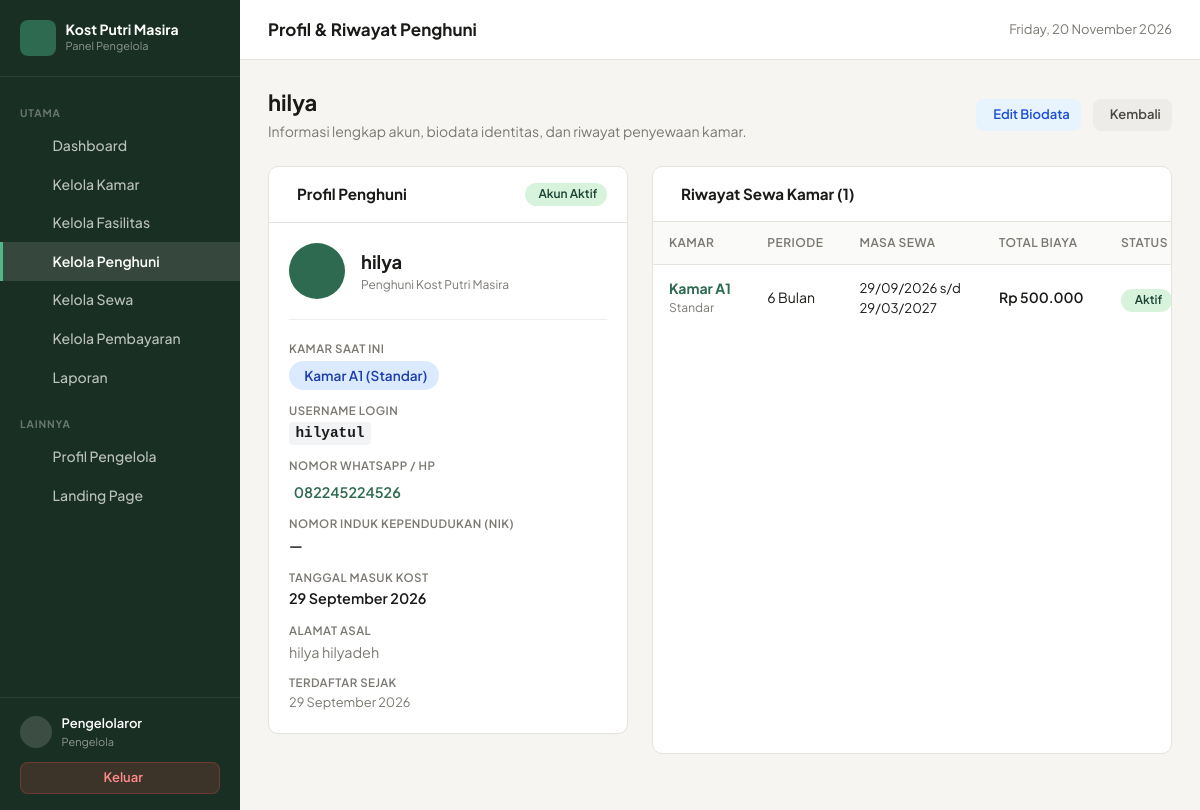
Screenshot of /admin/penghuni/detail.php?id=5 (signed in) with the database file from the repository.
### tables this page shows
CREATE TABLE `penghuni` (
  `id_penghuni` int NOT NULL,
  `id_user` int NOT NULL,
  `nik` varchar(20) DEFAULT NULL,
  `no_hp` varchar(20) DEFAULT NULL,
  `alamat` text,
  `tanggal_masuk` date DEFAULT NULL,
  `status` enum('aktif','nonaktif') DEFAULT 'aktif'
);

CREATE TABLE `users` (
  `id_user` int NOT NULL,
  `nama` varchar(100) NOT NULL,
  `username` varchar(50) NOT NULL,
  `password` varchar(255) NOT NULL,
  `role` enum('pengelola','penghuni') NOT NULL,
  `created_at` timestamp NULL DEFAULT CURRENT_TIMESTAMP
);

CREATE TABLE `sewa` (
  `id_sewa` int NOT NULL,
  `id_penghuni` int NOT NULL,
  `id_kamar` int NOT NULL,
  `tanggal_mulai` date NOT NULL,
  `tanggal_selesai` date DEFAULT NULL,
  `periode` varchar(50) DEFAULT NULL,
  `total_sewa` decimal(12,2) NOT NULL,
  `status` enum('aktif','selesai') DEFAULT 'aktif'
);

CREATE TABLE `kamar` (
  `id_kamar` int NOT NULL,
  `nomor_kamar` varchar(20) NOT NULL,
  `tipe_kamar` varchar(50) DEFAULT NULL,
  `kapasitas` int NOT NULL DEFAULT '1',
  `harga` decimal(12,2) NOT NULL,
  `status` enum('kosong','terisi','penuh') NOT NULL DEFAULT 'kosong',
  `keterangan` text,
  `created_at` timestamp NULL DEFAULT CURRENT_TIMESTAMP
);

### includes/auth_check.php (called while the page is built, shortened)
<?php
function isLoggedIn(): bool {
    return isset($_SESSION['user_id']) && !empty($_SESSION['user_id']);
}
function currentUser(): ?array {
    return [
        'id_user'     => $_SESSION['user_id'] ?? null,
        'nama'        => $_SESSION['nama'] ?? '',
        'username'    => $_SESSION['username'] ?? '',
        'role'        => $_SESSION['role'] ?? '',
        'id_penghuni' => $_SESSION['id_penghuni'] ?? null,
    ];
}

### includes/functions.php (called while the page is built, shortened)
<?php
function e(?string $string): string {
    return htmlspecialchars((string)$string, ENT_QUOTES, 'UTF-8');
}
function formatRupiah(float|int|string $angka, bool $denganSimbol = true): string {
    $nominal = (float) $angka;
    $hasil = number_format($nominal, 0, ',', '.');
    return $denganSimbol ? 'Rp ' . $hasil : $hasil;
}
function formatTanggal(?string $tanggal, string $format = 'panjang'): string {
    $timestamp = strtotime($tanggal);
    if ($format === 'pendek') {
        return date('d/m/Y', $timestamp);
    }
    $bulanIndo = [
        1 => 'Januari', 'Februari', 'Maret', 'April', 'Mei', 'Juni',
        'Juli', 'Agustus', 'September', 'Oktober', 'November', 'Desember'
    ];
    $hari = date('d', $timestamp);
    $bulan = $bulanIndo[(int)date('m', $timestamp)];
    $tahun = date('Y', $timestamp);
    return "{$hari} {$bulan} {$tahun}";
}

### admin/penghuni/detail.php (the view, shortened to what this page needs)
<?php
require_once __DIR__ . '/../../config/database.php';
require_once __DIR__ . '/../../includes/functions.php';
require_once __DIR__ . '/../../includes/auth_check.php';
$user = currentUser();
$id_penghuni = (int)($_GET['id'] ?? 0);
try {
    $stmt = $pdo->prepare("
        SELECT p.*, u.nama, u.username, u.role, u.created_at AS akun_created_at
        FROM penghuni p
        JOIN users u ON p.id_user = u.id_user
        WHERE p.id_penghuni = :id
        LIMIT 1
    ");
    $stmt->execute(['id' => $id_penghuni]);
    $penghuni = $stmt->fetch();
    $stmtSewa = $pdo->prepare("
        SELECT s.*, k.nomor_kamar, k.tipe_kamar, k.harga AS harga_kamar
        FROM sewa s
        JOIN kamar k ON s.id_kamar = k.id_kamar
        WHERE s.id_penghuni = :id
        ORDER BY s.status ASC, s.tanggal_mulai DESC
    ");
    $stmtSewa->execute(['id' => $id_penghuni]);
    $riwayatSewa = $stmtSewa->fetchAll();
    $sewaAktif = array_filter($riwayatSewa, fn($s) => $s['status'] === 'aktif');
    $kamarAktif = !empty($sewaAktif) ? reset($sewaAktif) : null;} catch (PDOException $e) {
    setFlash('danger', 'Terjadi kesalahan sistem: ' . $e->getMessage());
    redirect('index.php');}
?><!DOCTYPE html>
<html lang="id">
<head>
<link rel="stylesheet" href="../../assets/css/app.css">
</head>
<body>
<div class="layout">
<aside class="sidebar" id="sidebarPanel">
    <div class="sb-brand">
        <div class="sb-ico"><i class="ph ph-house-line"></i></div>
        <div>
            <div class="sb-name">Kost Putri Masira</div>
            <span class="sb-sub">Panel Pengelola</span>
        </div>
    </div>
    <nav class="sb-nav">
        <div class="sb-label">Utama</div>
        <a href="../dashboard.php" class="sb-link"><i class="ph ph-squares-four"></i> Dashboard</a>
        <a href="../kamar/index.php" class="sb-link"><i class="ph ph-door"></i> Kelola Kamar</a>
        <a href="../fasilitas/index.php" class="sb-link"><i class="ph ph-sparkle"></i> Kelola Fasilitas</a>
        <a href="index.php" class="sb-link active"><i class="ph ph-users-three"></i> Kelola Penghuni</a>
        <a href="../sewa/index.php" class="sb-link"><i class="ph ph-key"></i> Kelola Sewa</a>
        <a href="../pembayaran/index.php" class="sb-link"><i class="ph ph-credit-card"></i> Kelola Pembayaran</a>
        <a href="../laporan/index.php" class="sb-link"><i class="ph ph-chart-bar"></i> Laporan</a>
        <div class="sb-label" style="margin-top:.5rem">Lainnya</div>
        <a href="../profil.php" class="sb-link"><i class="ph ph-user-circle"></i> Profil Pengelola</a>
        <a href="../../index.php" class="sb-link" target="_blank" rel="noopener"><i class="ph ph-globe"></i> Landing Page</a>
    </nav>
    <div class="sb-foot">
        <div class="sb-user">
            <div class="sb-avatar"><i class="ph ph-user"></i></div>
            <div>
                <div class="sb-uname"><?= e($user['nama'] ?? 'Pengelola') ?></div>
                <div class="sb-urole">Pengelola</div>
            </div>
        </div>
        <a href="../../logout.php" class="btn-logout"><i class="ph ph-sign-out"></i> Keluar</a>
    </div>
</aside>
<div class="main">
    <header class="topbar">
        <div class="topbar-title">Profil &amp; Riwayat Penghuni</div>
        <div class="topbar-actions">
            <div class="topbar-date"><i class="ph ph-calendar"></i> <?= date('l, d F Y') ?></div>
        </div>
    </header>
    <main class="content content-detail">
        <div class="pg-header">
            <div>
                <h1 class="pg-title"><?= e($penghuni['nama']) ?></h1>
                <p class="pg-sub">Informasi lengkap akun, biodata identitas, dan riwayat penyewaan kamar.</p>
            </div>
            <div class="btn-header-group">
                <a href="edit.php?id=<?= $id_penghuni ?>" class="btn-act btn-edit">
                    <i class="ph ph-pencil-simple"></i> Edit Biodata
                </a>
                <a href="index.php" class="btn-act btn-back">
                    <i class="ph ph-arrow-left"></i> Kembali
                </a>
            </div>
        </div>
        <div class="detail-grid">
            <div class="panel">
                <div class="panel-head">
                    <div class="panel-title">
                        <i class="ph ph-user"></i> Profil Penghuni
                    </div>
                    <?php if ($penghuni['status'] === 'aktif'): ?>
                    <span class="badge bg-g"><i class="ph ph-check"></i> Akun Aktif</span>
                    <?php else: ?>
                    <span class="badge bg-a"><i class="ph ph-x"></i> Nonaktif</span>
                    <?php endif; ?>
                </div>
                <div class="panel-body">
                    <div class="profile-avatar-wrap">
                        <div class="p-avatar">
                        </div>
                        <div>
                            <div class="p-name"><?= e($penghuni['nama']) ?></div>
                            <div class="p-role">Penghuni Kost Putri Masira</div>
                        </div>
                    </div>
                    <div class="info-list">
                        <div class="info-item">
                            <span class="info-label">Kamar Saat Ini</span>
                            <div class="info-val">
                                <?php if ($kamarAktif): ?>
                                <span class="badge bg-room" style="font-size:.85rem;padding:.3rem .7rem">
                                    <i class="ph ph-door"></i> Kamar <?= e($kamarAktif['nomor_kamar']) ?> (<?= e($kamarAktif['tipe_kamar'] ?: 'Standar') ?>)
                                </span>
                                <?php else: ?>
                                <span class="badge bg-gray">Belum ada sewa aktif</span>
                                <?php endif; ?>
                            </div>
                        </div>
                        <div class="info-item">
                            <span class="info-label">Username Login</span>
                            <div class="info-val">
                                <code style="font-size:.9rem;background:#f1f3f5;padding:.2rem .4rem;border-radius:4px"><?= e($penghuni['username']) ?></code>
                            </div>
                        </div>
                        <div class="info-item">
                            <span class="info-label">Nomor WhatsApp / HP</span>
                            <div class="info-val">
                                <?php if (!empty($penghuni['no_hp'])): ?>
                                <a href="https://wa.me/<?= preg_replace('/^0/', '62', preg_replace('/[^\d]/', '', $penghuni['no_hp'])) ?>" target="_blank" rel="noopener" style="color:var(--green);text-decoration:none;display:inline-flex;align-items:center;gap:.3rem">
                                    <i class="ph ph-whatsapp-logo" style="font-size:1.1rem"></i> <?= e($penghuni['no_hp']) ?>
                                </a>
                                <?php else: ?>
                                <span style="color:var(--muted)">—</span>
                                <?php endif; ?>
                            </div>
                        </div>
                        <div class="info-item">
                            <span class="info-label">Nomor Induk Kependudukan (NIK)</span>
                            <div class="info-val"><?= !empty($penghuni['nik']) ? e($penghuni['nik']) : '—' ?></div>
                        </div>
                        <div class="info-item">
                            <span class="info-label">Tanggal Masuk Kost</span>
                            <div class="info-val"><?= formatTanggal($penghuni['tanggal_masuk']) ?></div>
                        </div>
                        <div class="info-item">
                            <span class="info-label">Alamat Asal</span>
                            <div class="info-val" style="font-weight:400;color:var(--muted);line-height:1.4">
                                <?= !empty($penghuni['alamat']) ? nl2br(e($penghuni['alamat'])) : '—' ?>
                            </div>
                        </div>
                        <div class="info-item">
                            <span class="info-label">Terdaftar Sejak</span>
                            <div class="info-val" style="font-weight:400;color:var(--muted);font-size:.8rem">
                                <?= formatTanggal($penghuni['akun_created_at']) ?>
                            </div>
                        </div>
                    </div>
                </div>
            </div>
            <div class="panel">
                <div class="panel-head">
                    <div class="panel-title">
                        <i class="ph ph-clock-counter-clockwise"></i> Riwayat Sewa Kamar (<?= count($riwayatSewa) ?>)
                    </div>
                </div>
                <?php if (empty($riwayatSewa)): ?>
                <div class="empty-sub">
                    <i class="ph ph-calendar-blank"></i>
                    <p>Penghuni ini belum memiliki catatan riwayat sewa.</p>
                    <a href="../sewa/tambah.php?id_penghuni=<?= $id_penghuni ?>" class="btn-act btn-new-sewa" style="margin-top:.85rem">
                        <i class="ph ph-plus-circle"></i> Buat Sewa Sekarang
                    </a>
                </div>
                <?php else: ?>
                <div class="table-wrap">
                    <table>
                        <thead>
                            <tr>
                                <th>Kamar</th>
                                <th>Periode</th>
                                <th>Masa Sewa</th>
                                <th>Total Biaya</th>
                                <th>Status</th>
                            </tr>
                        </thead>
                        <tbody>
                            <?php foreach ($riwayatSewa as $s): ?>
                            <tr>
                                <td>
                                    <strong style="color:var(--green)">Kamar <?= e($s['nomor_kamar']) ?></strong>
                                    <div style="font-size:.75rem;color:var(--muted)"><?= e($s['tipe_kamar'] ?: 'Standar') ?></div>
                                </td>
                                <td><?= e($s['periode'] ?: '—') ?></td>
                                <td style="font-size:.825rem;white-space:nowrap">
                                    <?= formatTanggal($s['tanggal_mulai'], 'pendek') ?> s/d <br>
                                    <?= !empty($s['tanggal_selesai']) ? formatTanggal($s['tanggal_selesai'], 'pendek') : '<span style="color:var(--green)">Sekarang</span>' ?>
                                </td>
                                <td style="font-weight:600;white-space:nowrap">
                                    <?= formatRupiah($s['total_sewa']) ?>
                                </td>
                                <td>
                                    <?php if ($s['status'] === 'aktif'): ?>
                                    <span class="badge bg-g"><i class="ph ph-check-circle"></i> Aktif</span>
                                    <?php else: ?>
                                    <span class="badge bg-gray"><i class="ph ph-check"></i> Selesai</span>
                                    <?php endif; ?>
                                </td>
                            </tr>
                            <?php endforeach; ?>
                        </tbody>
                    </table>
                </div>
                <?php endif; ?>
            </div>
        </div>
    </main>
</div>
</div>
</body>
</html>

### admin/penghuni/detail.php (style rules this page uses)
.detail-grid { display:grid;grid-template-columns:360px 1fr;gap:1.5rem;margin-bottom:1.75rem }
.profile-avatar-wrap { display:flex;align-items:center;gap:1rem;margin-bottom:1.25rem;padding-bottom:1.25rem;border-bottom:1px solid #f0efec }
.p-avatar { width:56px;height:56px;background:var(--green);color:#fff;border-radius:50%;display:grid;place-items:center;font-size:1.6rem }
.p-name { font-size:1.15rem;font-weight:700;color:#1a1a18 }
.p-role { font-size:.75rem;color:var(--muted) }
.info-list { display:flex;flex-direction:column;gap:.75rem }
.info-item { display:flex;flex-direction:column;gap:.15rem }
.info-label { font-size:.72rem;font-weight:600;text-transform:uppercase;letter-spacing:.04em;color:var(--muted) }
.info-val { font-size:.9rem;font-weight:600;color:#1a1a18 }

### rows the page displays
penghuni: id_user.nama "hilya", id_user.username "hilyatul", no_hp "082245224526", tanggal_masuk "29 September 2026", alamat "hilya hilyadeh", id_user.created_at "29 September 2026"
sewa: id_kamar.nomor_kamar "A1", id_kamar.tipe_kamar "Standar", periode "6 Bulan", tanggal_mulai "29/09/2026", tanggal_selesai "29/03/2027", total_sewa "Rp 500.000", status "Aktif"

### other values shown
$user['nama'] "Pengelolaror"
count($riwayatSewa) "1"
